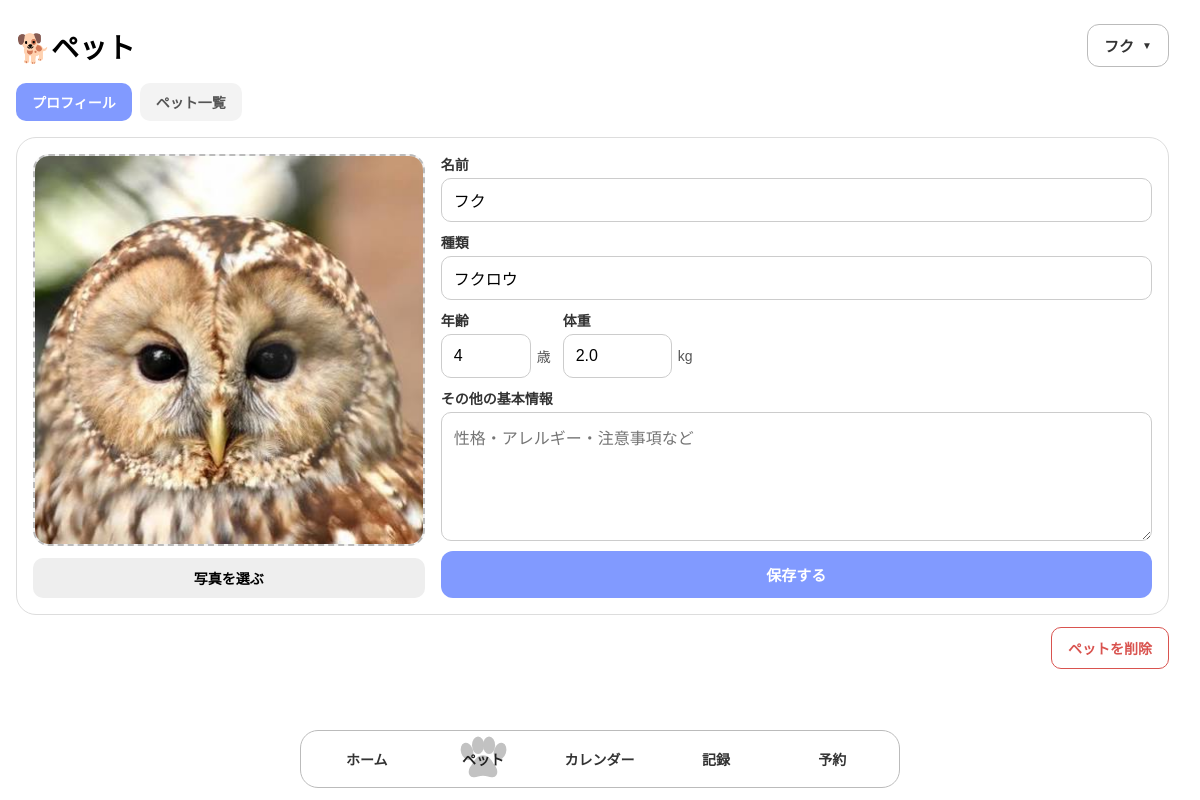
The app's page /pets?pet_id=8 with its own data.
### tables this page shows
CREATE TABLE pets (
            id INTEGER PRIMARY KEY AUTOINCREMENT,
            name TEXT NOT NULL,
            type TEXT,
            age INTEGER,
            weight REAL,
            note TEXT
        , photo TEXT);

### app.py (the view, shortened to what this page needs)
@app.route("/pets", methods=["GET", "POST"])  # ペットページで画面表示のGETと保存処理のPOSTを受け付ける
def pets():  # ペット画面の表示、新規登録、既存情報の更新を行う関数を定義する
    connection = get_db_connection()  # 登録済みのペット情報を取得するためSQLiteへ接続する
    pet_list = connection.execute(  # petsテーブルから登録されているすべてのペットを取得する
        """
        SELECT id, name, type, age, weight, note, photo
        FROM pets
        ORDER BY id
        """  # 登録された順番でペット情報を取得するSQLを書く
    ).fetchall()  # SQLの検索結果をすべて取得する
    selected_pet_id = request.args.get("pet_id")  # URLの?pet_id=〇から現在表示するペットIDを取得する
    view_mode = request.args.get("view", "profile")  # ペット画面でプロフィール表示か一覧表示かをURLから取得する
    mode = request.args.get("mode")  # 新規ペット追加画面かどうかを判定するためURLのmodeを取得する
    selected_pet = None  # 最初は選択中のペットが存在しない状態にしておく
    if mode != "new":  # 「ペットを追加」から開いた新規登録画面ではない場合
        if selected_pet_id:  # URLにペットIDが指定されている場合
            selected_pet = connection.execute(  # 指定されたIDのペット情報を取得する
                """
                SELECT id, name, type, age, weight, note, photo
                FROM pets
                WHERE id = ?
                """,  # URLで指定されたペット1匹を取得するSQLを書く
                (selected_pet_id,)  # URLから取得したペットIDをSQLへ渡す
            ).fetchone()  # 条件に一致したペット1匹分を取得する
    connection.close()  # ペット情報を取得し終わったのでSQLiteとの接続を終了する
    return render_template(
        "pets.html",  # pets.htmlを表示する
        pets=pet_list,  # 登録済みペット一覧をHTMLへ渡す
        selected_pet=selected_pet,  # 現在選択されているペット情報をHTMLへ渡す
        view_mode=view_mode  # 「profile」または「list」をHTMLへ渡す
    )

### app.py (called while the page is built)
def get_db_connection():  # SQLiteデータベースへ接続するための関数を定義する
    connection = sqlite3.connect(DATABASE)  # pets.dbというSQLiteデータベースへ接続する
    connection.row_factory = sqlite3.Row  # SQLで取得したデータを列名を使って扱えるようにする
    return connection  # 作成したデータベース接続を呼び出し元へ返す

### templates/pets.html (shortened to what this page needs)
<!DOCTYPE html>
<html lang="ja">
<head>
    <link rel="stylesheet" href="{{ url_for('static', filename='css/style.css') }}">
</head>
<body>
    <main class="page-content">
        <div class="pet-page-header">
            <h1>🐕ペット</h1>
            {% if view_mode != "list" %}
                <div class="pet-switcher">
                    <button id="pet-switch-button" class="pet-switch-button" type="button">
                        <span id="current-pet-name">
                            {% if selected_pet %}
                                {{ selected_pet['name'] }}
                            {% else %}
                                ペットを選択
                            {% endif %}
                        </span>
                        <span class="pet-switch-arrow">▼</span>
                    </button>
                </div>
            {% endif %}
        </div>
        <div class="pet-view-tabs">
            <a
                href="{{ url_for('pets') }}"
                class="pet-view-tab {% if view_mode != 'list' %}active{% endif %}"
            >
                プロフィール
            </a>
            <a
                href="{{ url_for('pets', view='list') }}"
                class="pet-view-tab {% if view_mode == 'list' %}active{% endif %}"
            >
                ペット一覧
            </a>
        </div>
        {% if view_mode != "list" %}
            <form action="{{ url_for('pets') }}" method="POST" enctype="multipart/form-data">
                <section class="pet-profile-card">
                    <div class="pet-photo-area">
                        <div class="pet-photo-box">
                            {% if selected_pet and selected_pet['photo'] %}
                                <img
                                    class="pet-profile-photo"
                                    src="{{ url_for('static', filename='images/pets/' + selected_pet['photo']) }}"
                                    alt="{{ selected_pet['name'] }}の写真"
                                >
                            {% else %}
                                <span class="pet-photo-placeholder">🐕🐈</span>
                            {% endif %}
                        </div>
                        <label class="photo-select-button" for="pet-photo">
                            写真を選ぶ
                        </label>
                    </div>
                    <div class="pet-info-area">
                        <div class="pet-input-group">
                            <label for="pet-name">名前</label>
                            <input
                                id="pet-name"
                                name="name"
                                type="text"
                                value="{{ selected_pet['name'] if selected_pet else '' }}"
                                maxlength="30"
                                placeholder="例：ポチ"
                                required
                            >
                        </div>
                        <div class="pet-input-group">
                            <label for="pet-type">種類</label>
                            <input
                                id="pet-type"
                                name="type"
                                type="text"
                                value="{{ selected_pet['type'] if selected_pet else '' }}"
                                maxlength="30"
                                placeholder="例：柴犬"
                            >
                        </div>
                        <div class="pet-input-row">
                            <div class="pet-input-group">
                                <label for="pet-age">年齢</label>
                                <div class="input-with-unit">
                                    <input
                                        id="pet-age"
                                        name="age"
                                        type="number"
                                        min="0"
                                        max="100"
                                        step="1"
                                        value="{{ selected_pet['age'] if selected_pet and selected_pet['age'] is not none else '' }}"
                                        placeholder="3"
                                    >
                                    <span>歳</span>
                                </div>
                            </div>
                            <div class="pet-input-group">
                                <label for="pet-weight">体重</label>
                                <div class="input-with-unit">
                                    <input
                                        id="pet-weight"
                                        name="weight"
                                        type="number"
                                        min="0"
                                        max="500"
                                        step="0.1"
                                        value="{{ selected_pet['weight'] if selected_pet and selected_pet['weight'] is not none else '' }}"
                                        placeholder="8.5"
                                    >
                                    <span>kg</span>
                                </div>
                            </div>
                        </div>
                        <div class="pet-input-group pet-note-group">
                            <label for="pet-note">その他の基本情報</label>
                            <textarea
                                id="pet-note"
                                name="note"
                                maxlength="500"
                                placeholder="性格・アレルギー・注意事項など"
                            >{{ selected_pet['note'] if selected_pet else '' }}</textarea>
                        </div>
                        <button class="pet-save-button" type="submit">保存する</button>
                    </div>
                </section>
            </form>
            {% if selected_pet %}
                <form
                    action="{{ url_for('delete_pet', pet_id=selected_pet['id']) }}"
                    method="POST"
                    class="pet-delete-form"
                    onsubmit="return confirm('このペットを削除しますか？');"
                >
                    <button class="pet-delete-button" type="submit">
                        ペットを削除
                    </button>
                </form>
            {% endif %}
        {% endif %}
    </main>
    <nav class="bottom-nav">
        <div class="nav-indicator" aria-hidden="true">
        </div>
        <a href="{{ url_for('home') }}" data-index="0">
            <span>ホーム</span>
        </a>
        <a href="{{ url_for('pets') }}" class="active" data-index="1">
            <span>ペット</span>
        </a>
        <a href="{{ url_for('calendar') }}" data-index="2">
            <span>カレンダー</span>
        </a>
        <a href="{{ url_for('records') }}" data-index="3">
            <span>記録</span>
        </a>
        <a href="{{ url_for('reservation') }}" data-index="4">
            <span>予約</span>
        </a>
    </nav>
</body>
</html>

### static/css/style.css (style rules this page uses)
body { margin: 0; font-family: sans-serif; background-color: #ffffff; }
html { scrollbar-gutter: stable; }
.page-content { padding: 24px 16px 100px; }
.page-content h1 { margin: 0; font-size: 28px; }
.bottom-nav { position: fixed; bottom: 12px; left: 50%; transform: translateX(-50%); width: calc(100% - 24px); max-width: 600px; display: flex; align-items: center; background-color: #ffffff; border: 1px solid #bbbbbb; border-radius: 18px; padding: 8px; box-sizing: border-box; overflow: hidden; }
.bottom-nav a { flex: 1; position: relative; z-index: 2; text-align: center; text-decoration: none; color: #333333; font-size: 14px; font-weight: 700; padding: 10px 0; }
.bottom-nav a span { position: relative; z-index: 2; }
.nav-indicator { position: absolute; top: 4px; height: calc(100% - 8px); background-color: transparent; z-index: 1; pointer-events: none; transition: left 0.3s ease, width 0.3s ease; }
.nav-paw { position: absolute; left: 50%; top: 50%; width: 55px; height: 50px; transform: translate(-50%, -50%); fill: #c2c2c2; }
.bottom-nav a.active span { color: #222222; text-shadow: none; }
.pet-profile-card { display: flex; gap: 16px; margin-top: 16px; padding: 16px; background-color: #ffffff; border: 1px solid #dddddd; border-radius: 20px; box-sizing: border-box; align-items: flex-start; }
.pet-photo-area { width: 35%; display: flex; flex-direction: column; align-items: center; gap: 12px; }
.pet-photo-box { width: 100%; aspect-ratio: 1 / 1; display: flex; justify-content: center; align-items: center; background-color: #f3f3f3; border: 2px dashed #bbbbbb; border-radius: 16px; box-sizing: border-box; overflow: hidden; }
.photo-select-button { width: 100%; padding: 10px; text-align: center; background-color: #eeeeee; border-radius: 10px; font-size: 14px; font-weight: 700; cursor: pointer; box-sizing: border-box; }
.pet-profile-photo { width: 100%; height: 100%; object-fit: cover; display: block; }
.pet-delete-form { margin-top: 12px; display: flex; justify-content: flex-end; }
.pet-delete-button { padding: 10px 16px; background-color: #ffffff; color: #d9534f; border: 1px solid #d9534f; border-radius: 10px; font-size: 14px; font-weight: 700; cursor: pointer; }
.pet-info-area { flex: 1; display: flex; flex-direction: column; gap: 10px; align-self: stretch; }
.pet-input-group { display: flex; flex-direction: column; gap: 4px; flex: initial; }
.pet-input-group label { font-size: 14px; font-weight: 700; color: #333333; }
.pet-input-group input { width: 100%; padding: 12px; border: 1px solid #cccccc; border-radius: 10px; font-size: 16px; box-sizing: border-box; outline: none; }
.pet-input-group textarea { width: 100%; padding: 12px; border: 1px solid #cccccc; border-radius: 10px; font-family: sans-serif; font-size: 16px; resize: vertical; box-sizing: border-box; outline: none; }
.pet-input-row { display: flex; gap: 12px; align-items: flex-start; }
.input-with-unit { display: flex; align-items: center; gap: 6px; }
.input-with-unit input { flex: 1; min-width: 0; }
.input-with-unit span { font-size: 14px; color: #555555; white-space: nowrap; }
.pet-save-button { width: 100%; padding: 13px; border: none; border-radius: 12px; background-color: #819aff; color: #ffffff; font-size: 15px; font-weight: 700; cursor: pointer; transition: transform 0.1s ease, background-color 0.1s ease; }
.pet-note-group { flex: 1; min-height: 0; }
.pet-note-group textarea { flex: 1; min-height: 120px; }
.pet-page-header { display: flex; justify-content: space-between; align-items: center; position: relative; }
.pet-switcher { position: relative; }
.pet-switch-button { display: flex; align-items: center; gap: 8px; padding: 10px 16px; background-color: #ffffff; border: 1px solid #bbbbbb; border-radius: 12px; font-size: 15px; font-weight: 700; color: #333333; cursor: pointer; }
.pet-switch-arrow { font-size: 10px; }
.pet-view-tabs { display: flex; gap: 8px; margin-top: 16px; margin-bottom: 16px; }
.pet-view-tab { padding: 9px 16px; background-color: #f3f3f3; border-radius: 10px; color: #555555; font-size: 14px; font-weight: 700; text-decoration: none; }
.pet-view-tab.active { background-color: #819aff; color: #ffffff; }

### records on screen
pets: name "フク", photo (picture), type "フクロウ", age "4", weight "2.0"
